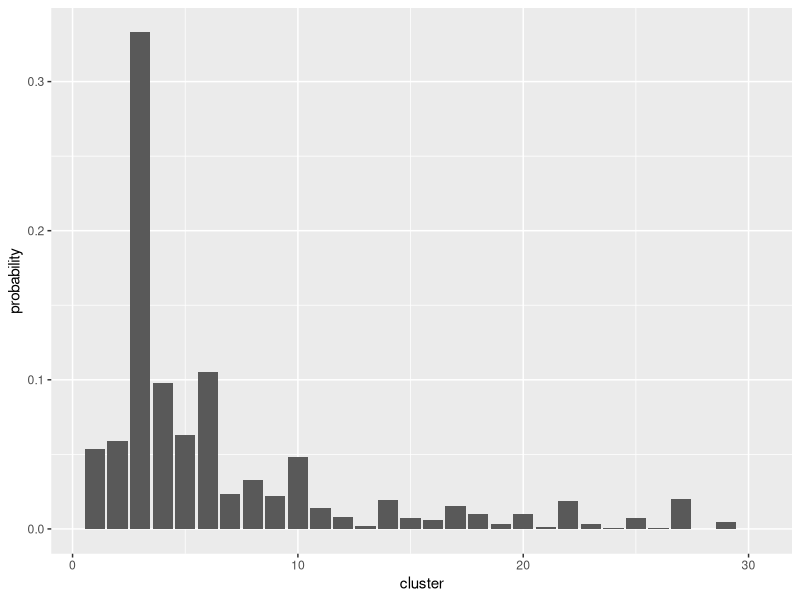
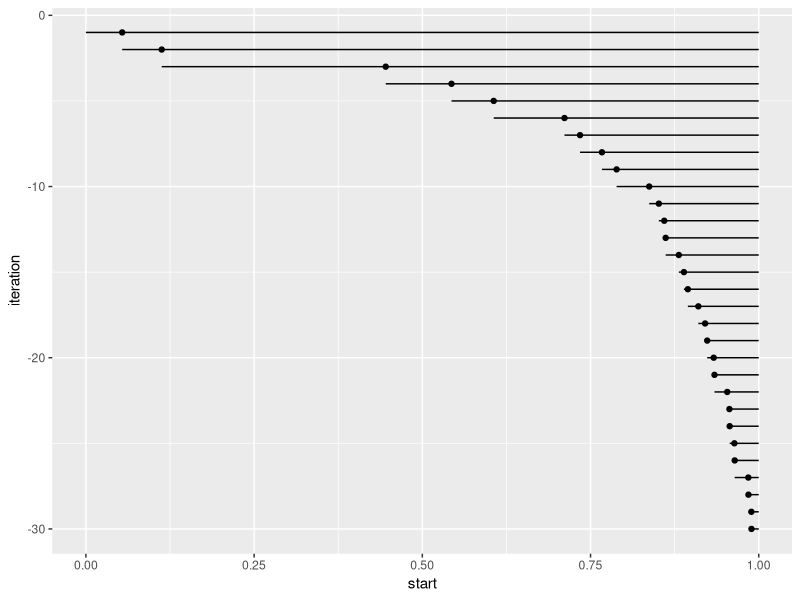

Source code (R) for these figures, in order:
## alphaPrior demo.

## Burns Ch 47 Be Claustrophobic.

## Chinese Restaurant Process / Stick Breaking Process, MLAPP figure
## 25.5.
concentration <- 5 #alpha
max.clusters <- 30
beta.vec <- rep(NA_real_, max.clusters)
pi.vec <- rep(NA_real_, max.clusters)
for(k in 1:max.clusters){
  beta.vec[[k]] <- rbeta(1, 1, concentration) # draw from Beta(1, alpha)
  prev.pi <- if(k==1)numeric(0) else pi.vec[1:(k-1)]
  pi.vec[[k]] <- beta.vec[[k]] * ( 1 - sum(prev.pi) )
}
library(ggplot2)
library(data.table)
(stick.breaking.dt <- data.table(
  cluster=seq_along(pi.vec),
  probability=pi.vec))
ggplot()+
  geom_bar(aes(
    x=cluster,
    y=probability),
    stat="identity",
    data=stick.breaking.dt)

stick.breaking.dt[, cum.prob := cumsum(probability)]
stick.breaking.dt[, stick.size := 1-c(0, cum.prob[-.N]) ]
stick.breaking.dt[, start := 1-stick.size ]
stick.breaking.dt[, end := 1 ]
stick.breaking.dt[, iteration := -cluster ]
ggplot()+
  geom_segment(aes(
    start,
    iteration,
    xend=end,
    yend=iteration),
    data=stick.breaking.dt)+
  geom_point(aes(
    cum.prob,
    iteration),
    data=stick.breaking.dt)
